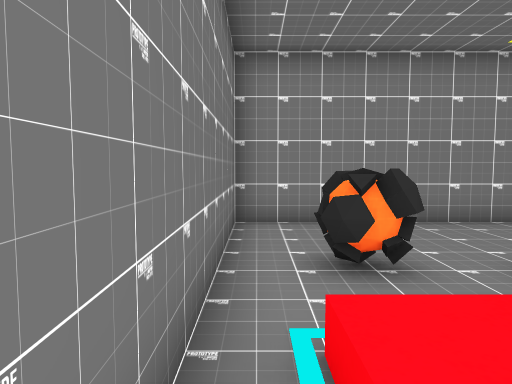
view 1 (above)

21 first-person views from a walk through a 3-D level made in the Unity game engine. The camera is 1.3 m above the floor, tilts 4° down and sees 70° across. The floor is counted in squares, 1 m on a side. Each view is taken from the middle of a square. On the plan, view 1 faces up. The plan holds only what a view shows up to about 15 squares ahead; the rest is blank. The player is left out. Some animated figures are left out. Door leaves are left out, so doorways stand open.

view 2
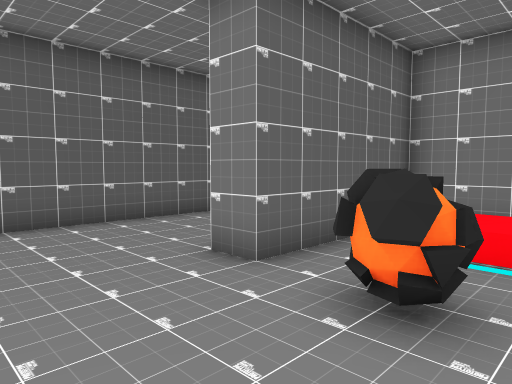

view 3
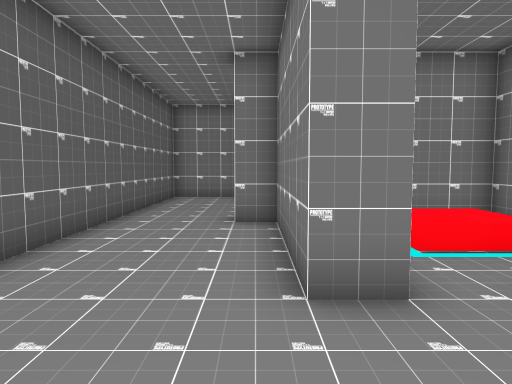

view 4
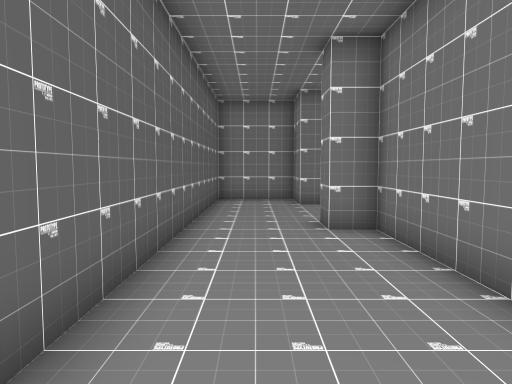

view 5
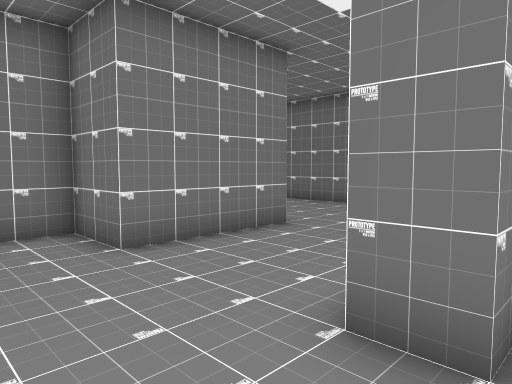

view 6
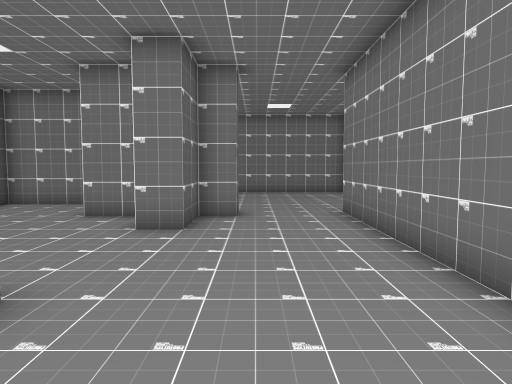

view 7
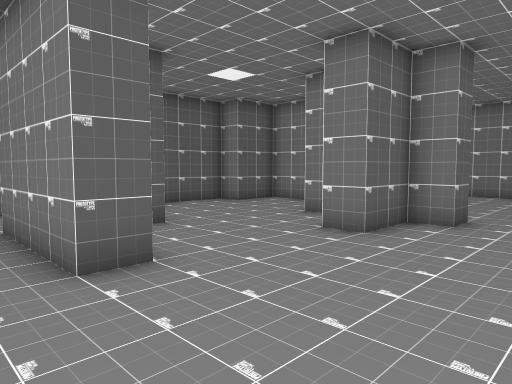

view 8
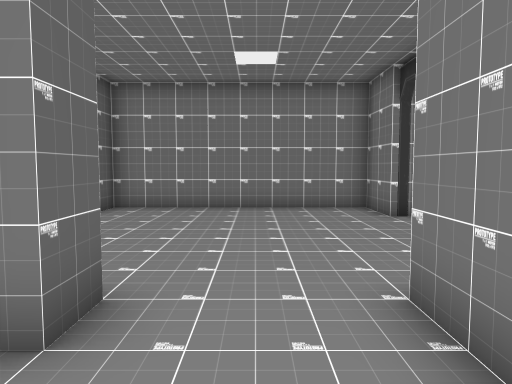

view 9
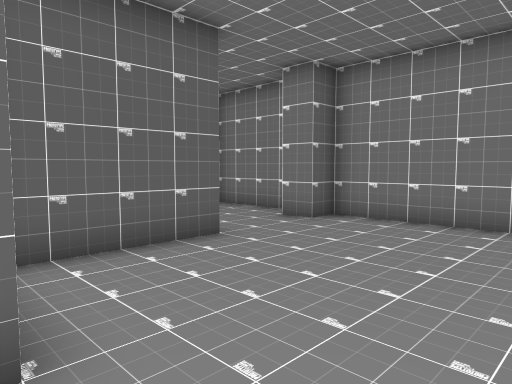

view 10
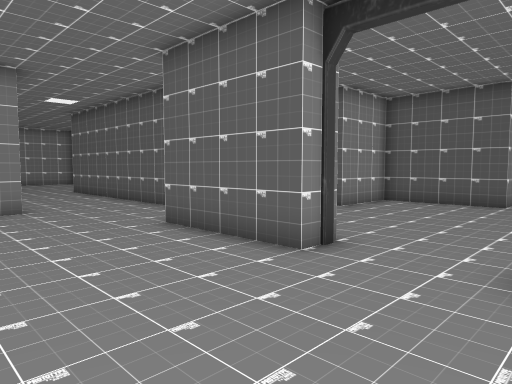

view 11
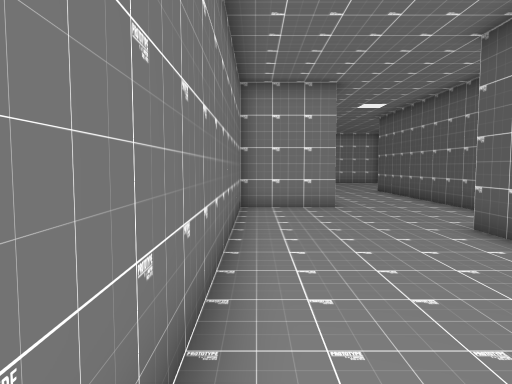

view 12
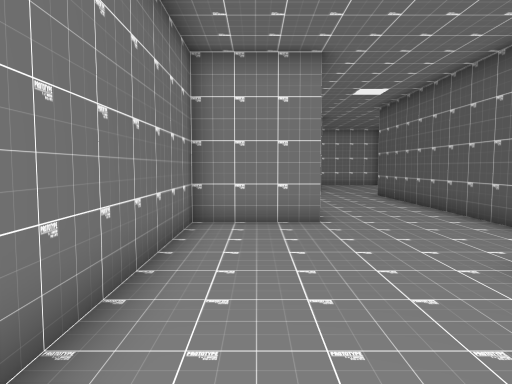

view 13
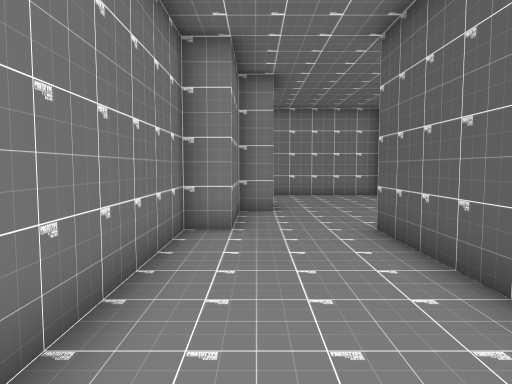

view 14
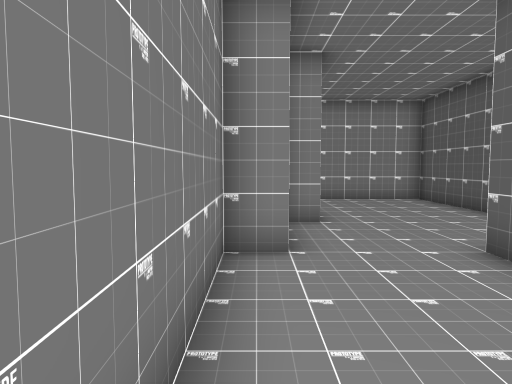

view 15
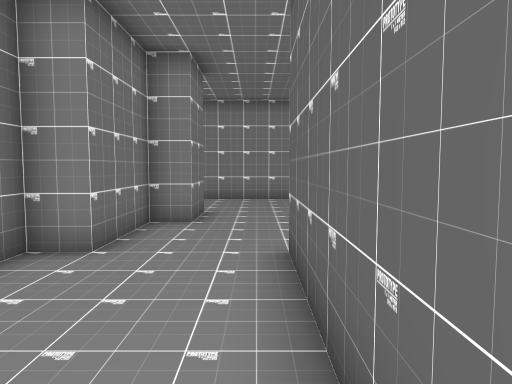

view 16
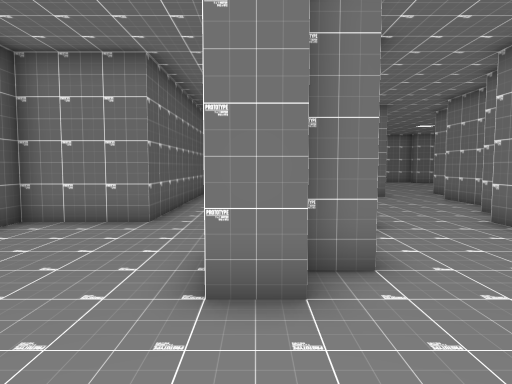

view 17
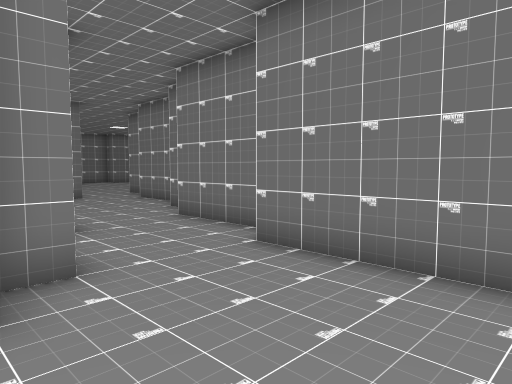

view 18
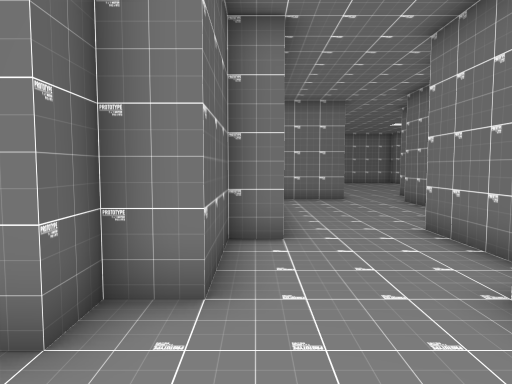

view 19
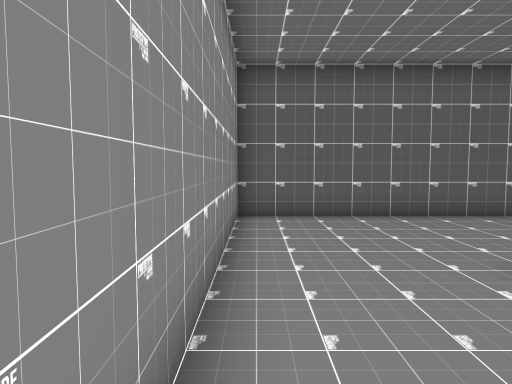

view 20
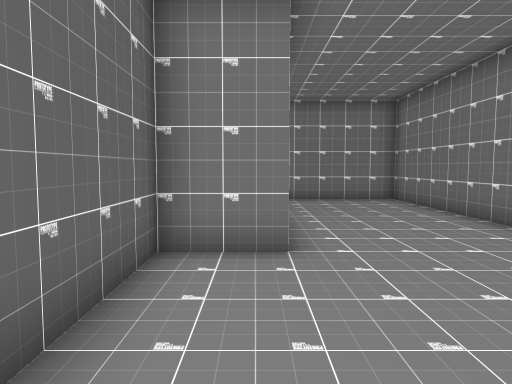

view 21
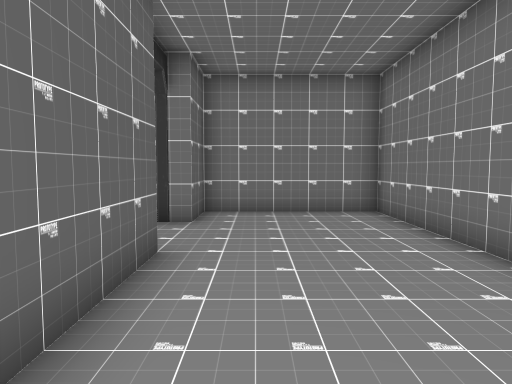

### Floor plan
Ten units are one square. View 1 is at (0, 0); x grows to the right and y downward. Boxes are objects, and circles mark ways between rooms. Rooms are numbered by the first view taken in them; rooms with no view inside come last. Other rooms are left out.
<svg viewBox="-150 -90 240 310">
<path fill="none" stroke="#000" d="M15 66 15 55 55 55 55 75 85 75 85 -66M45 86 45 81M21 125 35 125M-35 65 -35 135M49 155 75 155 75 135 85 135 85 109M31 175 25 175 25 135 -5 135 -5 125 5 125 5 105 15 105M42 215 74 215M-55 195 -55 215 25 215 25 205 35 205M60 -85 -5 -85 -5 5 35 5 35 -45 45 -45 45 5 55 5 55 15M-84 85 -115 85 -115 215 -65 215 -65 195M-96 -5 -85 -5 -85 -35 -75 -35 -75 -45 -65 -45 -65 -25 -75 -25 -75 5 -85 5 -85 60M-126 75 -101 75M-135 20 -135 25M-145 40 -145 65M-125 -25 -125 5M-115 -72 -115 -35M-54 165 -65 165 -65 125 -45 125 -45 5 -15 5 -15 -85 -104 -85"/>
<rect x="5" y="-25" width="10" height="10" fill="#bbb"><title>other object</title></rect>
<rect x="5" y="-55" width="20" height="20" fill="#bbb"><title>rock</title></rect>
<circle cx="-60" cy="170" r="3" fill="#2a7"/>
<circle cx="-60" cy="185" r="3" fill="#2a7"/>
<text x="20" y="80">1</text>
<text x="-80" y="40">2</text>
</svg>
Room 1 opens to room 2.

Where each view was taken, in squares from view 1:
view 1: 0 up, 0 right, facing up
view 2: 8 up, 0 right, facing down-right
view 3: 8 up, 5 right, facing down
view 4: 7 up, 7 right, facing down
view 5: 0 up, 8 right, facing down-left
view 6: 3 down, 1 left, facing down
view 7: 4 down, 3 left, facing down-right
view 8: 10 down, 2 left, facing down
view 9: 13 down, 3 left, facing down-right
view 10: 20 down, 11 left, facing up-right
view 11: 20 down, 11 left, facing up
view 12: 17 down, 10 left, facing up
view 13: 8 down, 7 left, facing up
view 14: 6 down, 8 left, facing up
view 15: 6 down, 5 left, facing up
view 16: 8 up, 7 left, facing down
view 17: 8 up, 7 left, facing down-left
view 18: 7 up, 9 left, facing down
view 19: 8 up, 11 left, facing right
view 20: 7 down, 6 left, facing down
view 21: 11 down, 8 left, facing down
